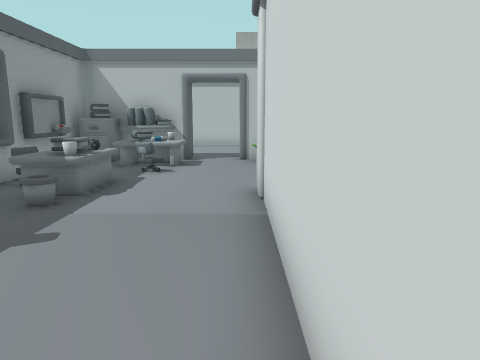
view 1 (above)

17 first-person views from a walk through a scene from a Unity 3-D project. The camera is 1.5 m above the floor, tilts 10° down and sees 70° across. The floor is counted in squares, 1 m on a side. Each view is taken from the middle of a square. On the plan, view 1 faces up. The plan holds only what a view shows up to about 16 squares ahead; the rest is blank. The place goes on beyond the plan. Door leaves are left out, so doorways stand open. Some surface patterns are stand-ins.

view 2
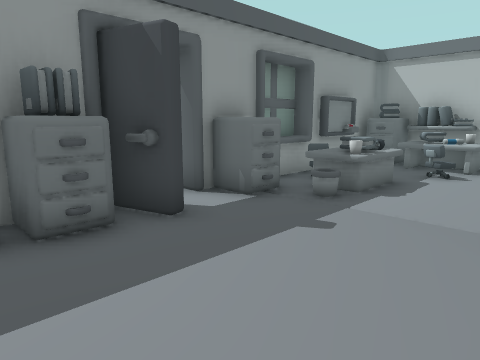

view 3
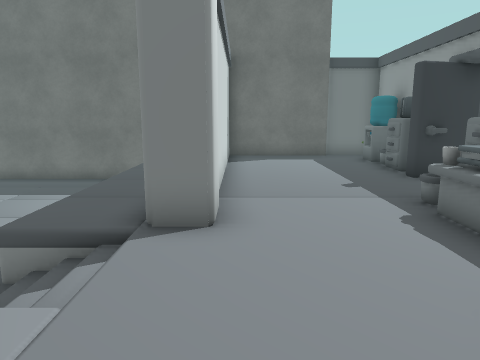

view 4
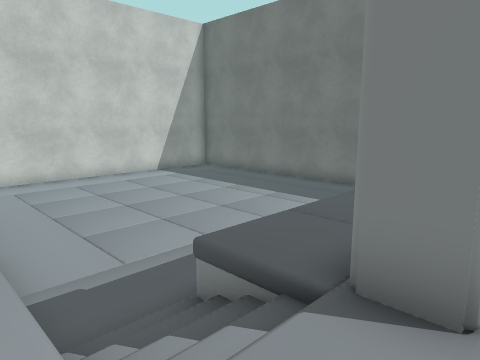

view 5
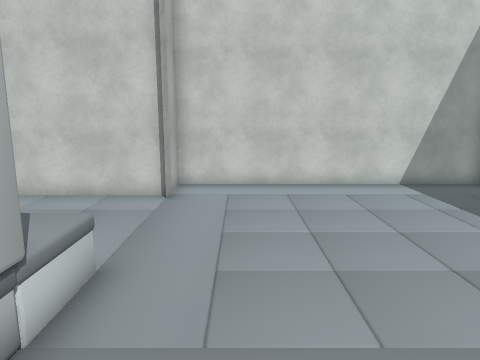

view 6
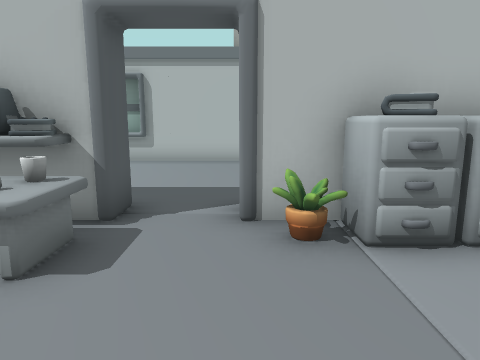

view 7
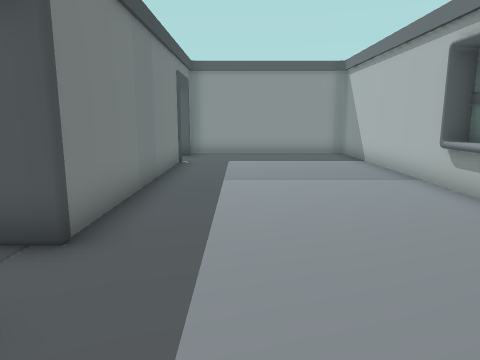

view 8
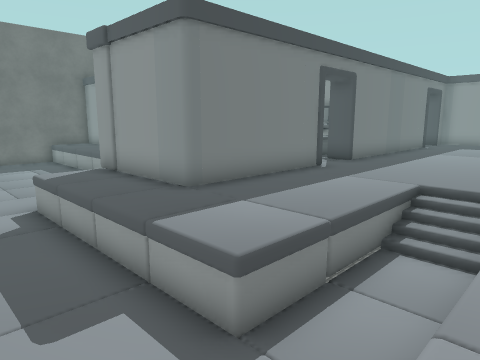

view 9
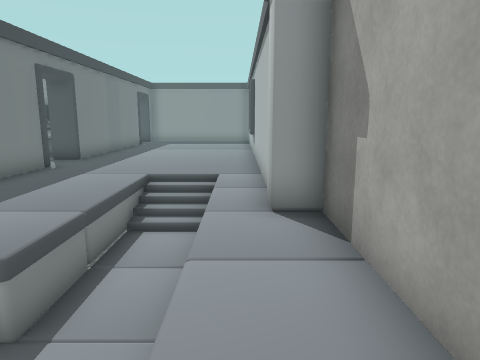

view 10
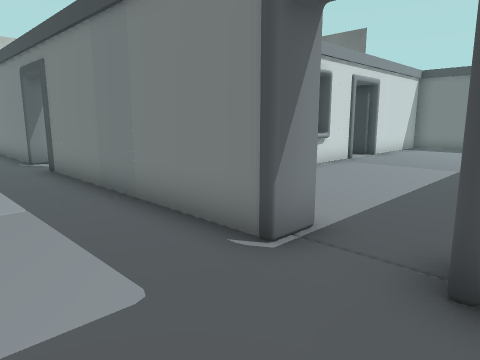

view 11
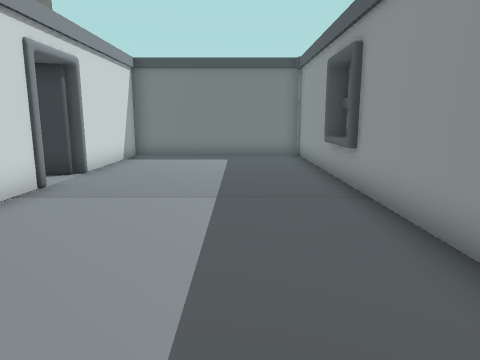

view 12
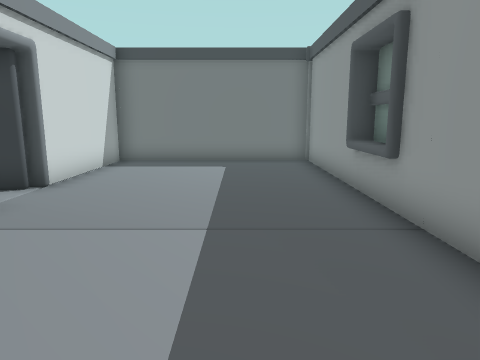

view 13
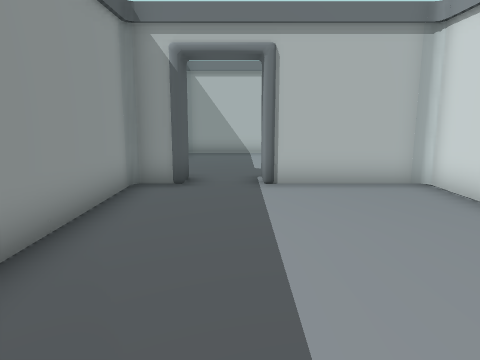

view 14
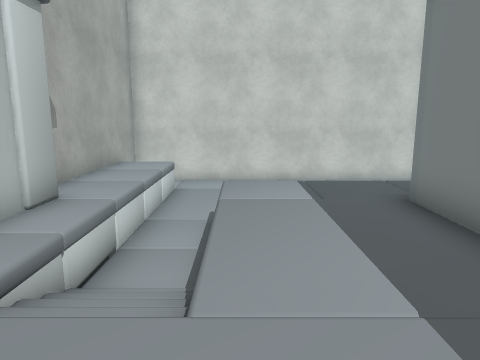

view 15
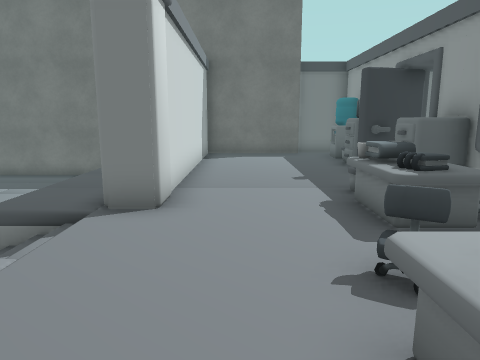

view 16
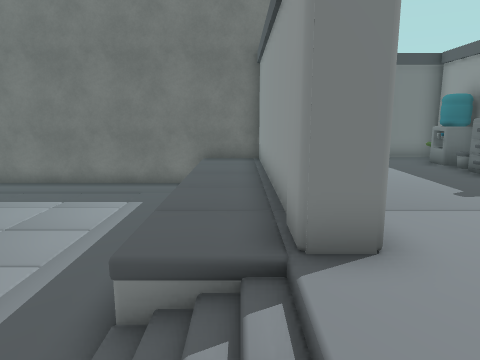

view 17
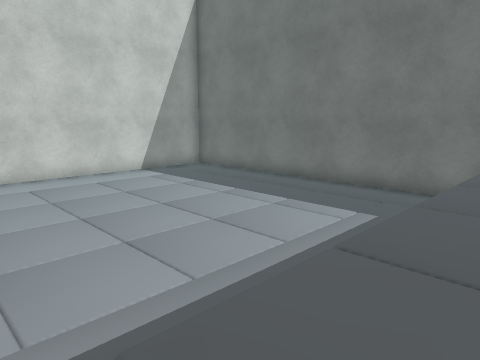

### Floor plan
Key: @ floor where view 1 was taken; # wall or solid block; x gap in a wall; . main floor; - floor 1 m lower than the main floor; / step, stairs or slope; D open door; = window, fence, low wall or low ledge; C cabinet; S shelf; U cup; E desk; H chair; O other object.
Columns run from 14 left of view 1 to 15 right of it. Each row starts with its distance up from view 1.
 21 ############################
 20 #.........................-#
 19 #...............//---------#
 18 #...............//---------#
 17 #.....................--   #
 16 #.....................--   #
 15 #..D.........DD.......--   #
 14 ###D#########DD#####..--  -#
 13 ###D#####CSO#.######..-- --#
 12 #.......#CCSU..OCCC#..-- --#
 11 #.......#OEEE..... #..-----#
 10 #.......# .H...... #..-----##
  9 #...... #  .....//----------##
  8 #...... #HEE....//-----------#
  7 #......=#.EU...#..-----------#
  6 #.......#C.....#..-----------#
  5 #.......#C.....#..-----------#
  4 ##......x......#..-----------#
  3 #=......##.....#..-----------#
  2 #.......#C.....#..-----------#
  1 #.......#C.....#..-----------#
  0 #.......#O....@#..-----------#
 -1 #.......#O.....#..-----------#
 -2 #.......#O.....#..-----------#
 -3 ##############################

Where each view was taken, in squares from view 1:
view 1: 0 up, 0 right, facing up
view 2: 0 up, 0 right, facing up-left
view 3: 12 up, 0 right, facing down
view 4: 10 up, 0 right, facing down-right
view 5: 7 up, 2 right, facing right
view 6: 8 up, 0 right, facing up
view 7: 16 up, 2 right, facing left
view 8: 20 up, 10 right, facing down-left
view 9: 20 up, 11 right, facing left
view 10: 17 up, 13 left, facing down-right
view 11: 12 up, 11 left, facing down
view 12: 10 up, 11 left, facing down
view 13: 5 up, 11 left, facing up
view 14: 17 up, 1 left, facing right
view 15: 13 up, 1 left, facing down
view 16: 11 up, 2 right, facing down
view 17: 8 up, 2 right, facing down-right
